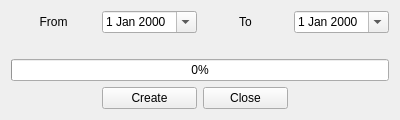
<?xml version="1.0" encoding="UTF-8"?>
<ui version="4.0">
 <class>Form</class>
 <widget class="QWidget" name="Form">
  <property name="geometry">
   <rect>
    <x>0</x>
    <y>0</y>
    <width>400</width>
    <height>120</height>
   </rect>
  </property>
  <property name="sizePolicy">
   <sizepolicy hsizetype="Preferred" vsizetype="Preferred">
    <horstretch>0</horstretch>
    <verstretch>0</verstretch>
   </sizepolicy>
  </property>
  <property name="minimumSize">
   <size>
    <width>400</width>
    <height>120</height>
   </size>
  </property>
  <property name="maximumSize">
   <size>
    <width>400</width>
    <height>120</height>
   </size>
  </property>
  <property name="windowTitle">
   <string>Store Sales Update</string>
  </property>
  <layout class="QGridLayout" name="gridLayout">
   <item row="1" column="0" colspan="4">
    <widget class="QLabel" name="label_3">
     <property name="text">
      <string/>
     </property>
    </widget>
   </item>
   <item row="5" column="1">
    <widget class="QPushButton" name="createButton">
     <property name="text">
      <string>Create</string>
     </property>
    </widget>
   </item>
   <item row="5" column="2">
    <widget class="QPushButton" name="closeButton">
     <property name="text">
      <string>Close</string>
     </property>
    </widget>
   </item>
   <item row="0" column="0">
    <widget class="QLabel" name="label">
     <property name="text">
      <string>From</string>
     </property>
     <property name="alignment">
      <set>Qt::AlignCenter</set>
     </property>
    </widget>
   </item>
   <item row="0" column="3">
    <widget class="QDateEdit" name="dateEdit_2">
     <property name="calendarPopup">
      <bool>true</bool>
     </property>
    </widget>
   </item>
   <item row="0" column="1">
    <widget class="QDateEdit" name="dateEdit">
     <property name="calendarPopup">
      <bool>true</bool>
     </property>
     <property name="timeSpec">
      <enum>Qt::LocalTime</enum>
     </property>
    </widget>
   </item>
   <item row="4" column="0" colspan="4">
    <widget class="QProgressBar" name="progressBar">
     <property name="value">
      <number>0</number>
     </property>
     <property name="alignment">
      <set>Qt::AlignCenter</set>
     </property>
     <property name="textVisible">
      <bool>true</bool>
     </property>
    </widget>
   </item>
   <item row="0" column="2">
    <widget class="QLabel" name="label_2">
     <property name="text">
      <string>To</string>
     </property>
     <property name="alignment">
      <set>Qt::AlignCenter</set>
     </property>
    </widget>
   </item>
  </layout>
 </widget>
 <resources/>
 <connections>
  <connection>
   <sender>closeButton</sender>
   <signal>clicked()</signal>
   <receiver>Form</receiver>
   <slot>close()</slot>
   <hints>
    <hint type="sourcelabel">
     <x>254</x>
     <y>100</y>
    </hint>
    <hint type="destinationlabel">
     <x>323</x>
     <y>100</y>
    </hint>
   </hints>
  </connection>
 </connections>
</ui>
